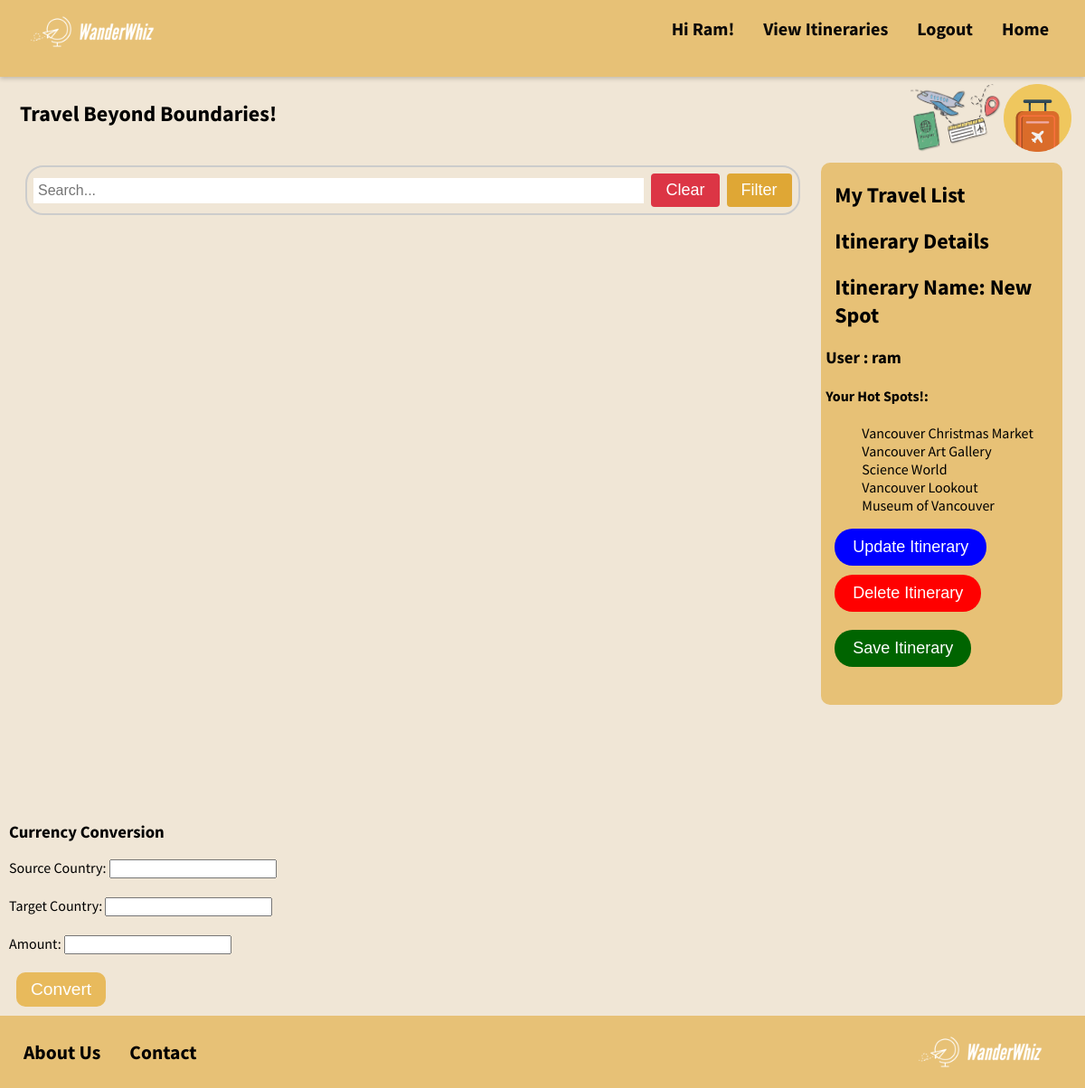
/itineraries/6/ (signed in), run on the app's committed database.
### members/models.py (models this page shows, shortened)
class Itinerary(models.Model):
    itinerary_name = models.CharField(max_length=255)
    business_list = models.ManyToManyField(Business)
    user_id = models.ForeignKey(User, on_delete=models.CASCADE)

class Business(models.Model):
    business_name = models.CharField(max_length=255)
    business_type = models.CharField(max_length=12, default='Tourist Attraction')
    address = models.CharField(max_length=255)
    rating = models.CharField(max_length=5)

### members/views.py (the view)
# urls.py: path('itineraries/<int:id>/', itinerary_detail, name='itinerary_detail'),
def itinerary_detail(request, id):
    itinerary = get_object_or_404(Itinerary, id=id)
    return render(request, 'itinerary_detail.html', {'itinerary': itinerary})

### members/templates/itinerary_detail.html (shortened to what this page needs)
{% extends 'registration/home.html'%}
{% load static %}
{% block itineraryinfo %}
<h2>Itinerary Details</h2>
<h2>Itinerary Name: {{ itinerary.itinerary_name }}</h2>
<h3>User : {{ itinerary.user_id }}</h3>
<h4>Your Hot Spots!:</h4>
<ul>
  {% for business in itinerary.business_list.all %}
    <li>{{ business.business_name }}</li>
  {% empty %}
    <li>No businesses found.</li>
  {% endfor %}
</ul>
<button onclick="window.location.href='{% url 'itinerary_update' id=itinerary.id %}'" class="update-itinerary btn btn-primary">Update Itinerary</button>
<form action="{% url 'itinerary_delete' itinerary.id %}" method="post" >
  <button type="submit" class="delete-itinerary btn btn-danger">Delete Itinerary</button>
</form>
{% endblock %}

### members/templates/base.html (shortened to what this page needs)
{% load static %}
<!DOCTYPE html>
<html lang="en">
<head>
    {% block css %}{% endblock %}
    {% block extrahead %}{% endblock %}
</head>
<body>
    <header style= 'padding-left: 2%; padding-right: 2%;'>
        <div class="header-logo">
            <a href="/home">
            <img src="{% static 'images/WanderWhiz-1_5.png'  %}" alt="Logo" width="160" height="60">
            </a>
        </div>
        <nav>
            <ul>
                {% if request.user.is_authenticated %}
                    <li><a href="{% url 'home'%}">Home</a></li>
                    <li><a href="{% url 'logout'%}">Logout</a></li>
                    <li><a href="{% url 'itinerary_list'%}">View Itineraries</a></li>
                    <li><a href="#">Hi {{request.user | title}}!</a></li>
                {% else %}
                    <li><a href="/login">Login</a></li>
                    <li><a href="/register">Sign Up</a></li>
                {% endif %}
            </ul>
        </nav>
    </header>
    <main>
                {% block content %}
                {% endblock %}
    </main>
    <footer id="feet">
        <div class="container-footer">
            <div class="footer-links">
                <a href="#">About Us</a>
                <a href="#">Contact</a>
            </div>
            <div class="footer-logo">
                <img src="{% static 'images/WanderWhiz-1_5.png'  %}" alt="Logo" width="160" height="60">
            </div>
        </div>
    </footer>
</body>
</html>

### members/static/homestylesheet.css (style rules this page uses)
body { background-color: #f0e6d6; width: 100vw; height: 100vh; height: auto; font-family: 'Source Sans Pro', sans-serif; margin: 0; display: flex; flex-direction: column; margin-bottom: 0%; }
li, li::marker { list-style-type: none; }
h2 { padding-left: 10px; }
button { font-size: large; }
header { background-color: #E7C176; display: flex; justify-content: space-between; padding: 5px; box-shadow: 0px 2px 5px rgba(0, 0, 0, 0.2); }
nav { height: 75px; }
nav ul { list-style-type: none; padding: 0; margin: 0; overflow: hidden; }
nav li { float: right; }
nav li a { display: block; color: rgb(10, 8, 8); text-align: center; padding: 14px 16px; text-decoration: none; font-size: 20px; font-weight: bolder; }
#feet { background-color: #E7C176; color: #fff; padding: 10px; margin-bottom: 0%; }
.container-footer { display: flex; justify-content: space-between; align-items: center; font-size: 18px; }
.footer-links { display: flex; }
.footer-links a { display: block; color: rgb(4, 2, 2); text-align: center; padding: 14px 16px; text-decoration: none; font-weight: bold; font-size: larger; }
.footer-logo { display: flex; align-items: center; margin-right: 2%; }
.footer-logo img { margin-right: 0px; }
.update-itinerary { margin-left: 10px; background-color: blue; color: white; border: none; border-radius: 20px; padding: 10px 20px; text-align: center; text-decoration: none; }
.delete-itinerary { margin: 10px; background-color: red; color: white; border: none; border-radius: 20px; padding: 10px 20px; text-align: center; text-decoration: none; }

### data on the page
Itinerary: itinerary_name "New Spot", user_id "ram"
Business: business_name "Vancouver Christmas Market"
Business: business_name "Vancouver Art Gallery"
Business: business_name "Science World"
Business: business_name "Vancouver Lookout"
Business: business_name "Museum of Vancouver"

### other printed values
{{ request.user | title }} "Ram"
